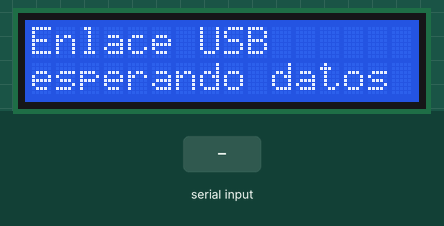
Recording of a program running on a simulated Arduino Uno, built with avr-gcc and run on an emulated ATmega328P. On the bench: 16×2 character LCD. The inputs (shaded band) are chosen by the test bench. What the program prints to the serial monitor is not drawn.

Above: at 1.2 s.
1.3 s: "D,90,45,200,10\n" received over Serial
At 2.1 s:
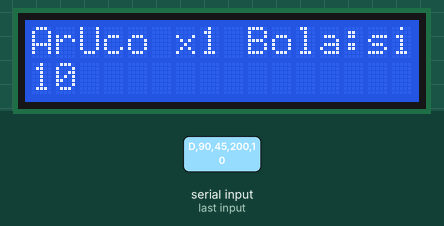
At 12.1 s:
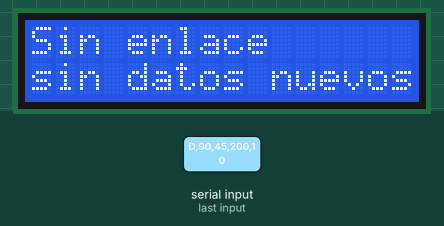
Timing chart, 0 to 12.8 s (numbered marks = the images above; inputs shaded):
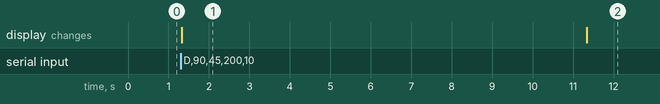

The program:

main.cpp
```cpp
// main.cpp (proyecto PlatformIO) — recibe por USB-serie líneas de texto y las muestra en un LCD 16x2 I2C.
//
// Protocolo v2 (ASCII, una línea por mensaje, 115200 baud, fin de línea '\n'):
//     M,<bola>,<n>,<id1>,...,<idn>
//   bola : 1 si se ve la pelota, 0 si no (solo como indicador de depuración)
//   n    : cuántos ArUco se reportan (0..8); permite detectar líneas truncadas
//   idk  : ids de los ArUco, el más grande (el más cercano) primero
// Ejemplos:  M,1,3,7,12,3     M,0,0     M,1,1,5
//
// Sentido contrario (Arduino -> celular): al terminar setup() se envía  B\n  ("arranqué"). El botón de
// reinicio solo reinicia el ATmega; el CH340 sigue alimentado y el USB no se corta, así que el celular
// solo puede enterarse por este mensaje (link.py lo usa para reiniciar la visión).
//
// Compatibilidad: sigue aceptando el formato anterior  D,<bx>,<by>,<br>,<aid>
// (bola = bx>=0; un solo ArUco si aid>=0), para poder teclear pruebas viejas.
//
// Pantalla (16x2):
//   fila 1:  ArUco x3 Bola:si
//   fila 2:  7 12 3          (si no caben todos, termina en '+';  '-' si no hay)
//
// Cableado (Uno/Nano): LCD GND->GND, VCC->5V, SDA->A4, SCL->A5.
//   (Mega: SDA 20, SCL 21. Leonardo: SDA 2, SCL 3.)
// Librería: LiquidCrystal_I2C, declarada en platformio.ini (lib_deps); PlatformIO la descarga sola.
// Si no se ve texto: ajusta el potenciómetro de contraste del módulo, o prueba 0x3F.
//
// Diseño: lo que llega por USB se trata como NO confiable. Se arma la línea
// carácter a carácter con un tope de longitud, se descarta lo que no parsea, y si
// pasa TIMEOUT_MS sin un mensaje válido se avisa "Sin enlace" (un valor viejo en
// pantalla parecería un dato actual).

#include <Arduino.h>      // en un .ino esto se añade solo; en .cpp hay que ponerlo
#include <Wire.h>
#include <LiquidCrystal_I2C.h>
#include <stdlib.h>

const uint8_t  LCD_ADDR   = 0x27;
const uint32_t BAUD       = 115200;
const uint32_t TIMEOUT_MS = 10000;   // la cámara entrega una foto cada pocos segundos
const uint8_t  MAX_IDS    = 8;       // ocho ids de 3 cifras: ~40 caracteres de línea

LiquidCrystal_I2C lcd(LCD_ADDR, 16, 2);

char     line[64];
uint8_t  len = 0;
bool     discarding = false;    // línea demasiado larga: ignorar hasta el siguiente '\n'
uint32_t lastRx = 0;
bool     timedOut = false;

struct Msg {
  bool    ball;
  uint8_t n;
  int     ids[MAX_IDS];
};

// Escribe una fila completa (rellena con espacios: no hace falta lcd.clear(), que parpadea).
void printRow(uint8_t row, const char* text) {
  char out[17];
  snprintf(out, sizeof(out), "%-16s", text);
  lcd.setCursor(0, row);
  lcd.print(out);
}

// --- análisis de la línea (sin sscanf: la lista de ids es de longitud variable) ---
bool eat(const char*& p, char c) {
  if (*p != c) return false;
  ++p;
  return true;
}

bool readInt(const char*& p, int& v) {
  char* end;
  long x = strtol(p, &end, 10);
  if (end == p) return false;
  v = (int)x;
  p = end;
  return true;
}

// M,<bola>,<n>,<id>...   Rechaza todo lo que no cuadre exactamente.
bool parseM(const char* s, Msg& m) {
  const char* p = s;
  int ball, n;
  if (!eat(p, 'M') || !eat(p, ',') || !readInt(p, ball) || (ball != 0 && ball != 1)) return false;
  if (!eat(p, ',') || !readInt(p, n) || n < 0 || n > MAX_IDS) return false;
  for (int i = 0; i < n; i++) {
    int id;
    if (!eat(p, ',') || !readInt(p, id) || id < 0 || id > 999) return false;
    m.ids[i] = id;
  }
  if (*p != '\0') return false;       // sobra algo: línea corrupta
  m.ball = (ball == 1);
  m.n = (uint8_t)n;
  return true;
}

// D,<bx>,<by>,<br>,<aid>  (formato v1)
bool parseD(const char* s, Msg& m) {
  int bx, by, br, aid;
  if (sscanf(s, "D,%d,%d,%d,%d", &bx, &by, &br, &aid) != 4) return false;
  m.ball = (bx >= 0);
  m.n = (aid >= 0) ? 1 : 0;
  if (m.n) m.ids[0] = aid;
  return true;
}

bool parseLine(const char* s, Msg& m) {
  if (s[0] == 'M') return parseM(s, m);
  if (s[0] == 'D') return parseD(s, m);
  return false;
}

// Fila 2: ids separados por espacio. Si no caben todos (16 columnas), los que quepan y '+'.
void formatIds(const Msg& m, char* out /* 17 */) {
  if (m.n == 0) { snprintf(out, 17, "-"); return; }
  char tmp[8];
  uint8_t total = 0;
  for (uint8_t i = 0; i < m.n; i++) {
    total += snprintf(tmp, sizeof(tmp), "%d", m.ids[i]) + (i ? 1 : 0);
  }
  uint8_t limit = (total <= 16) ? 16 : 15;     // si hay que cortar, se reserva sitio para '+'
  uint8_t pos = 0, shown = 0;
  for (uint8_t i = 0; i < m.n; i++) {
    uint8_t need = snprintf(tmp, sizeof(tmp), "%d", m.ids[i]) + (i ? 1 : 0);
    if (pos + need > limit) break;
    if (i) out[pos++] = ' ';
    for (const char* t = tmp; *t; ++t) out[pos++] = *t;
    shown++;
  }
  if (shown < m.n) out[pos++] = '+';
  out[pos] = '\0';
}

void showData(const Msg& m) {
  char a[17], b[17];
  snprintf(a, sizeof(a), "ArUco x%d Bola:%s", m.n, m.ball ? "si" : "no");
  formatIds(m, b);
  printRow(0, a);
  printRow(1, b);
}

void handleLine(const char* s) {
  Msg m;
  if (!parseLine(s, m)) return;       // basura: se ignora
  lastRx = millis();
  timedOut = false;
  showData(m);
}

void setup() {
  Serial.begin(BAUD);
  lcd.init();
  lcd.backlight();
  printRow(0, "Enlace USB");
  printRow(1, "esperando datos");
  lastRx = millis();
  Serial.println(F("B"));       // anuncia el arranque (ver arriba); el celular reinicia la visión
}

void loop() {
  while (Serial.available() > 0) {
    char c = (char)Serial.read();
    if (c == '\r') continue;
    if (c == '\n') {
      if (!discarding && len > 0) {
        line[len] = '\0';
        handleLine(line);
      }
      len = 0;
      discarding = false;
      continue;
    }
    if (discarding) continue;
    if (len < sizeof(line) - 1) line[len++] = c;
    else { discarding = true; len = 0; }
  }

  if (!timedOut && (uint32_t)(millis() - lastRx) > TIMEOUT_MS) {
    timedOut = true;
    printRow(0, "Sin enlace");
    printRow(1, "sin datos nuevos");
  }
}
```

Measured:
- after the input at 1.3 s, the display: changes at once (image 1)
- what the display in image 1 shows lasts 10.0 s, from 1.3 s to 11.3 s
